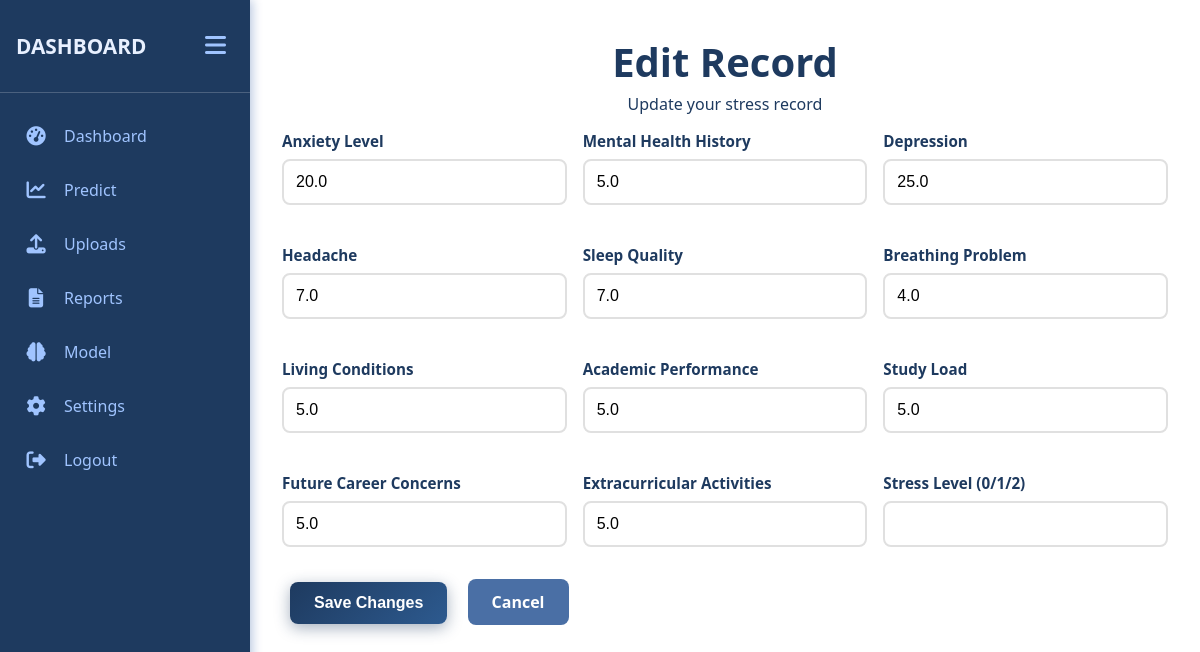
/uploads/edit/1 (signed in), run on the app's committed database.
### app.py (models this page shows)
class StressRecord(db.Model):
    id = db.Column(db.Integer, primary_key=True)
    user_id = db.Column(db.Integer, db.ForeignKey('user.id'), nullable=False)
    timestamp = db.Column(db.DateTime, default=datetime.utcnow)
    anxiety_level = db.Column(db.Float)
    mental_health_history = db.Column(db.Float)
    depression = db.Column(db.Float)
    headache = db.Column(db.Float)
    sleep_quality = db.Column(db.Float)
    breathing_problem = db.Column(db.Float)
    living_conditions = db.Column(db.Float)
    academic_performance = db.Column(db.Float)
    study_load = db.Column(db.Float)
    future_career_concerns = db.Column(db.Float)
    extracurricular_activities = db.Column(db.Float)
    stress_level = db.Column(db.Integer)

### app.py (the view, shortened to what this page needs)
@app.route('/uploads/edit/<int:record_id>', methods=['GET', 'POST'])
@login_required
def uploads_edit(record_id):
    record = StressRecord.query.filter_by(id=record_id, user_id=session['user_id']).first_or_404()
    return render_template('upload_edit.html', record=record)

### app.py (called while the page is built)
def login_required(f):
    @wraps(f)
    def decorated_function(*args, **kwargs):
        if 'user_id' not in session:
            return redirect(url_for('login_page'))
        return f(*args, **kwargs)
    return decorated_function

@app.context_processor
def inject_user():
    return {'username': session.get('username')}

### templates/upload_edit.html (shortened to what this page needs)
{% extends "base.html" %}
{% block content %}
    <div class="container">
        <h1 align="center">Edit Record</h1>
        <p align="center" class="subtitle">Update your stress record</p>
        <div class="form-section">
            <form method="POST" action="{{ url_for('uploads_edit', record_id=record.id) }}">
                <div class="form-grid">
                    <div class="form-group">
                        <label class="form-label">Anxiety Level</label>
                        <input class="form-control" type="number" step="0.01" name="anxiety_level" value="{{ record.anxiety_level }}" required>
                    </div>
                    <div class="form-group">
                        <label class="form-label">Mental Health History</label>
                        <input class="form-control" type="number" step="0.01" name="mental_health_history" value="{{ record.mental_health_history }}" required>
                    </div>
                    <div class="form-group">
                        <label class="form-label">Depression</label>
                        <input class="form-control" type="number" step="0.01" name="depression" value="{{ record.depression }}" required>
                    </div>
                    <div class="form-group">
                        <label class="form-label">Headache</label>
                        <input class="form-control" type="number" step="0.01" name="headache" value="{{ record.headache }}" required>
                    </div>
                    <div class="form-group">
                        <label class="form-label">Sleep Quality</label>
                        <input class="form-control" type="number" step="0.01" name="sleep_quality" value="{{ record.sleep_quality }}" required>
                    </div>
                    <div class="form-group">
                        <label class="form-label">Breathing Problem</label>
                        <input class="form-control" type="number" step="0.01" name="breathing_problem" value="{{ record.breathing_problem }}" required>
                    </div>
                    <div class="form-group">
                        <label class="form-label">Living Conditions</label>
                        <input class="form-control" type="number" step="0.01" name="living_conditions" value="{{ record.living_conditions }}" required>
                    </div>
                    <div class="form-group">
                        <label class="form-label">Academic Performance</label>
                        <input class="form-control" type="number" step="0.01" name="academic_performance" value="{{ record.academic_performance }}" required>
                    </div>
                    <div class="form-group">
                        <label class="form-label">Study Load</label>
                        <input class="form-control" type="number" step="0.01" name="study_load" value="{{ record.study_load }}" required>
                    </div>
                    <div class="form-group">
                        <label class="form-label">Future Career Concerns</label>
                        <input class="form-control" type="number" step="0.01" name="future_career_concerns" value="{{ record.future_career_concerns }}" required>
                    </div>
                    <div class="form-group">
                        <label class="form-label">Extracurricular Activities</label>
                        <input class="form-control" type="number" step="0.01" name="extracurricular_activities" value="{{ record.extracurricular_activities }}" required>
                    </div>
                    <div class="form-group">
                        <label class="form-label">Stress Level (0/1/2)</label>
                        <input class="form-control" type="number" step="1" min="0" max="2" name="stress_level" value="{{ record.stress_level if record.stress_level is not none }}">
                    </div>
                </div>
                <button type="submit" class="btn btn-primary">Save Changes</button>
                <a class="btn btn-secondary" href="{{ url_for('uploads') }}">Cancel</a>
            </form>
        </div>
    </div>
{% endblock %}

### static/styles.css (style rules this page uses)
* { box-sizing: border-box; }
body { font-family: 'Segoe UI', Tahoma, Geneva, Verdana, sans-serif; background: white; margin: 0; padding: 0; min-height: 100vh; color: #1e3a5f; }
.container { width: 100%; margin: 0; background-color: transparent; padding: 2rem; border-radius: 0; box-shadow: none; }
h1, h2, h3 { color: #1e3a5f; font-family: 'Segoe UI', sans-serif; }
h1 { font-size: 2.5rem; margin-top: 0.1rem; margin-bottom: 0.25rem; color: #1e3a5f; }
.subtitle { color: #1e3a5f; font-size: 1rem; margin-bottom: 1rem; margin-top: 0.25rem; }
.form-section { margin-bottom: 2rem; padding-bottom: 2rem; border-bottom: 1px solid #e0e0e0; }
.form-section:last-child { border-bottom: none; }
.form-group { margin-bottom: 1.5rem; }
.form-label { display: block; font-weight: 600; margin-bottom: 0.5rem; color: #1e3a5f; font-size: 0.95rem; }
.form-control { width: 100%; padding: 0.75rem; border: 2px solid #e0e0e0; border-radius: 8px; font-size: 1rem; transition: border-color 0.3s, box-shadow 0.3s; }
.form-grid { display: grid; grid-template-columns: repeat(auto-fit, minmax(220px, 1fr)); gap: 1rem; }
.btn { padding: 0.75rem 1.5rem; border: none; border-radius: 8px; font-size: 1rem; cursor: pointer; transition: all 0.3s ease; font-weight: 600; text-decoration: none; display: inline-block; margin: 0.5rem; }
.btn-primary { background: linear-gradient(135deg, #1e3a5f 0%, #2d5a8f 100%); color: white; box-shadow: 0 4px 15px rgba(30, 58, 95, 0.4); }
.btn-secondary { background-color: #4a6fa5; color: white; }

### data on the page
StressRecord: anxiety_level "20.0", mental_health_history "5.0", depression "25.0", headache "7.0", sleep_quality "7.0", breathing_problem "4.0", living_conditions "5.0", academic_performance "5.0", study_load "5.0", future_career_concerns "5.0", extracurricular_activities "5.0"
